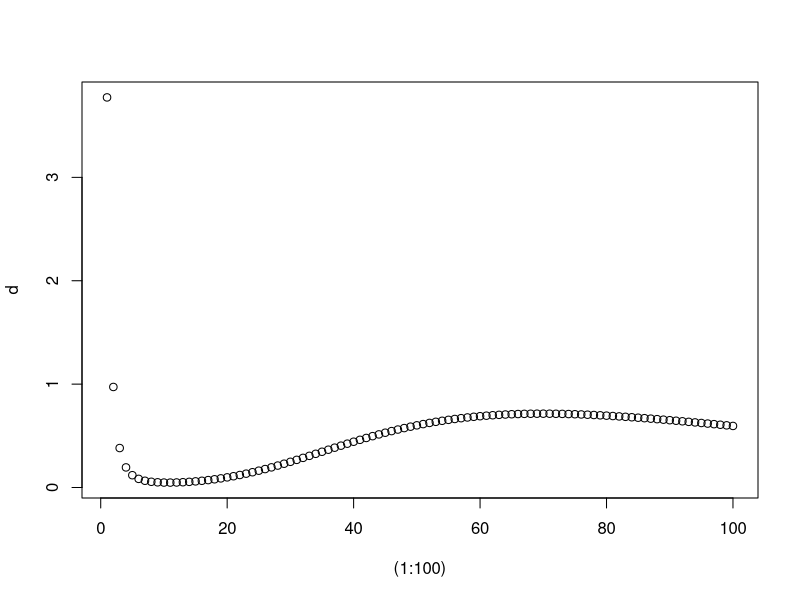

Recreate this plot in R.
#Suppose that f(x) is a probability density function of an F-random variable with degrees of freedom df = i, df = 5.
#By ploting f(.01), f(.02), f(.03), ... f(1) for i = 1,2,3...
#find the minimum integer i such that y= f(x) is not monotone

d <- numeric(100)

for(i in 1:100)
{
  d[i] <- df((i*.01),i,5)
}

plot(x=(1:100),y=d)

max(d[5:100])
which.max(d[5:100])

